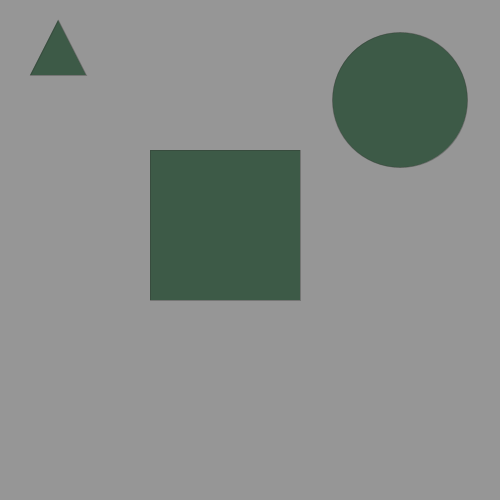
Frame 1 (no input)
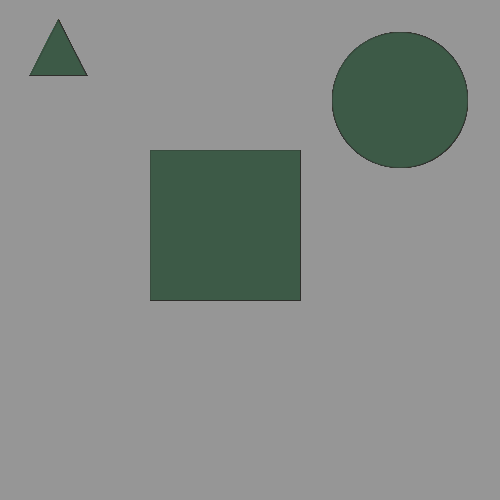
Frame 60 (the mouse pressed at the canvas centre just before this capture)
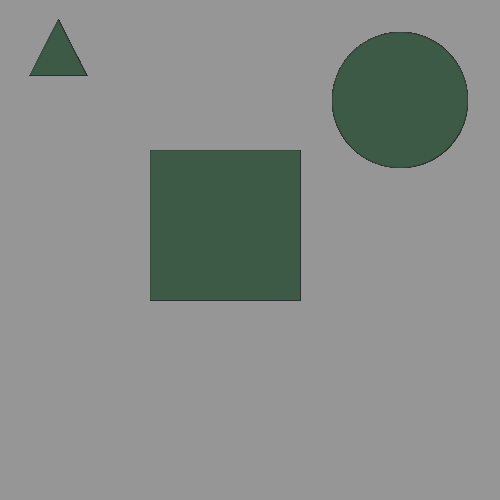
Frame 120 (the mouse held since frame 60 and released just before this capture)

The Processing sketch that drew these frames (run headless with seeded random() and noise(); from frame 60 on, the mouse is pressed at the canvas centre):

// Processing sketch: processing_160849
// ── processing_160849.pde

int counter;

void setup() {  //setup function called initially, only once
  size(500, 500);
  background(150);  //set background white
  colorMode(HSB);   //set colors to Hue, Saturation, Brightness mode
  counter = 0;
}

void draw() 
{                 //draw function loops 
fill(100,80,90);
stroke(50, 20, 45, 80);
ellipse(400, 100, 135, 135);
rect(150, 150, 150, 150);
triangle(30, 75, 58, 20, 86, 75);
}
